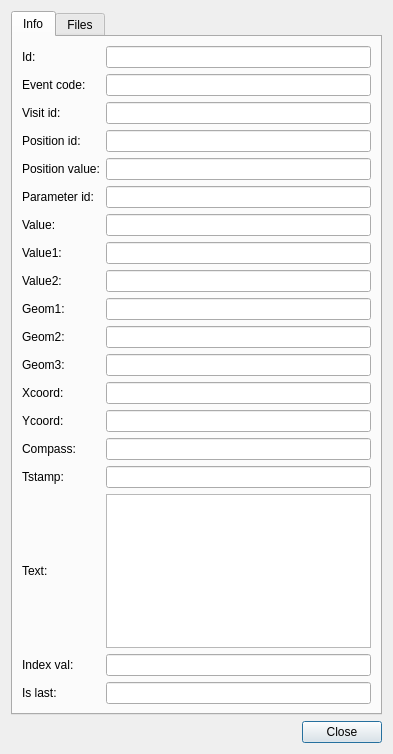
<?xml version="1.0" encoding="UTF-8"?>
<ui version="4.0">
 <class>dlg_visit_event_full</class>
 <widget class="QDialog" name="dlg_visit_event_full">
  <property name="geometry">
   <rect>
    <x>0</x>
    <y>0</y>
    <width>393</width>
    <height>754</height>
   </rect>
  </property>
  <property name="windowTitle">
   <string>Event</string>
  </property>
  <layout class="QGridLayout" name="gridLayout">
   <item row="0" column="0" colspan="2">
    <widget class="QTabWidget" name="tabWidget">
     <property name="currentIndex">
      <number>0</number>
     </property>
     <widget class="QWidget" name="tab_info">
      <attribute name="title">
       <string>Info</string>
      </attribute>
      <layout class="QGridLayout" name="gridLayout_2">
       <item row="0" column="0">
        <widget class="QLabel" name="lbl_id">
         <property name="text">
          <string>Id:</string>
         </property>
        </widget>
       </item>
       <item row="0" column="1">
        <widget class="QLineEdit" name="id"/>
       </item>
       <item row="1" column="0">
        <widget class="QLabel" name="lbl_event_code">
         <property name="text">
          <string>Event code:</string>
         </property>
        </widget>
       </item>
       <item row="1" column="1">
        <widget class="QLineEdit" name="event_code"/>
       </item>
       <item row="2" column="0">
        <widget class="QLabel" name="lbl_visit_id">
         <property name="text">
          <string>Visit id:</string>
         </property>
        </widget>
       </item>
       <item row="2" column="1">
        <widget class="QLineEdit" name="visit_id"/>
       </item>
       <item row="3" column="0">
        <widget class="QLabel" name="lbl_position_id">
         <property name="text">
          <string>Position id:</string>
         </property>
        </widget>
       </item>
       <item row="3" column="1">
        <widget class="QLineEdit" name="position_id"/>
       </item>
       <item row="4" column="0">
        <widget class="QLabel" name="lbl_position_value">
         <property name="text">
          <string>Position value:</string>
         </property>
        </widget>
       </item>
       <item row="4" column="1">
        <widget class="QLineEdit" name="position_value"/>
       </item>
       <item row="5" column="0">
        <widget class="QLabel" name="lbl_parameter_id">
         <property name="text">
          <string>Parameter id:</string>
         </property>
        </widget>
       </item>
       <item row="5" column="1">
        <widget class="QLineEdit" name="parameter_id"/>
       </item>
       <item row="6" column="0">
        <widget class="QLabel" name="lbl_value">
         <property name="text">
          <string>Value:</string>
         </property>
        </widget>
       </item>
       <item row="6" column="1">
        <widget class="QLineEdit" name="value"/>
       </item>
       <item row="7" column="0">
        <widget class="QLabel" name="lbl_value1">
         <property name="text">
          <string>Value1:</string>
         </property>
        </widget>
       </item>
       <item row="7" column="1">
        <widget class="QLineEdit" name="value1"/>
       </item>
       <item row="8" column="0">
        <widget class="QLabel" name="lbl_value2">
         <property name="text">
          <string>Value2:</string>
         </property>
        </widget>
       </item>
       <item row="8" column="1">
        <widget class="QLineEdit" name="value2"/>
       </item>
       <item row="9" column="0">
        <widget class="QLabel" name="lbl_geom1">
         <property name="text">
          <string>Geom1:</string>
         </property>
        </widget>
       </item>
       <item row="9" column="1">
        <widget class="QLineEdit" name="geom1"/>
       </item>
       <item row="10" column="0">
        <widget class="QLabel" name="lbl_geom2">
         <property name="text">
          <string>Geom2:</string>
         </property>
        </widget>
       </item>
       <item row="10" column="1">
        <widget class="QLineEdit" name="geom2"/>
       </item>
       <item row="11" column="0">
        <widget class="QLabel" name="lbl_geom3">
         <property name="text">
          <string>Geom3:</string>
         </property>
        </widget>
       </item>
       <item row="11" column="1">
        <widget class="QLineEdit" name="geom3"/>
       </item>
       <item row="12" column="0">
        <widget class="QLabel" name="lbl_xcoord">
         <property name="text">
          <string>Xcoord:</string>
         </property>
        </widget>
       </item>
       <item row="12" column="1">
        <widget class="QLineEdit" name="xcoord"/>
       </item>
       <item row="13" column="0">
        <widget class="QLabel" name="lbl_ycoord">
         <property name="text">
          <string>Ycoord:</string>
         </property>
        </widget>
       </item>
       <item row="13" column="1">
        <widget class="QLineEdit" name="ycoord"/>
       </item>
       <item row="14" column="0">
        <widget class="QLabel" name="lbl_compass">
         <property name="text">
          <string>Compass:</string>
         </property>
        </widget>
       </item>
       <item row="14" column="1">
        <widget class="QLineEdit" name="compass"/>
       </item>
       <item row="15" column="0">
        <widget class="QLabel" name="lbl_tstamp">
         <property name="text">
          <string>Tstamp:</string>
         </property>
        </widget>
       </item>
       <item row="15" column="1">
        <widget class="QLineEdit" name="tstamp"/>
       </item>
       <item row="16" column="0">
        <widget class="QLabel" name="lbl_text">
         <property name="text">
          <string>Text:</string>
         </property>
        </widget>
       </item>
       <item row="16" column="1">
        <widget class="QTextEdit" name="text"/>
       </item>
       <item row="17" column="0">
        <widget class="QLabel" name="lbl_index_val">
         <property name="text">
          <string>Index val:</string>
         </property>
        </widget>
       </item>
       <item row="17" column="1">
        <widget class="QLineEdit" name="index_val"/>
       </item>
       <item row="18" column="0">
        <widget class="QLabel" name="lbl_is_last">
         <property name="text">
          <string>Is last:</string>
         </property>
        </widget>
       </item>
       <item row="18" column="1">
        <widget class="QLineEdit" name="is_last"/>
       </item>
      </layout>
     </widget>
     <widget class="QWidget" name="tab_files">
      <attribute name="title">
       <string>Files</string>
      </attribute>
      <layout class="QGridLayout" name="gridLayout_3">
       <item row="0" column="0">
        <widget class="QLabel" name="lbl_files">
         <property name="text">
          <string>Files:</string>
         </property>
        </widget>
       </item>
       <item row="1" column="0">
        <widget class="QTableView" name="tbl_docs_x_event">
         <property name="sortingEnabled">
          <bool>true</bool>
         </property>
        </widget>
       </item>
      </layout>
     </widget>
    </widget>
   </item>
   <item row="2" column="0" colspan="2">
    <layout class="QGridLayout" name="lyt_buttons">
     <item row="0" column="1">
      <widget class="QPushButton" name="btn_close">
       <property name="text">
        <string>Close</string>
       </property>
      </widget>
     </item>
     <item row="0" column="0">
      <spacer name="horizontalSpacer">
       <property name="orientation">
        <enum>Qt::Horizontal</enum>
       </property>
       <property name="sizeHint" stdset="0">
        <size>
         <width>40</width>
         <height>20</height>
        </size>
       </property>
      </spacer>
     </item>
    </layout>
   </item>
  </layout>
 </widget>
 <resources/>
 <connections/>
</ui>
